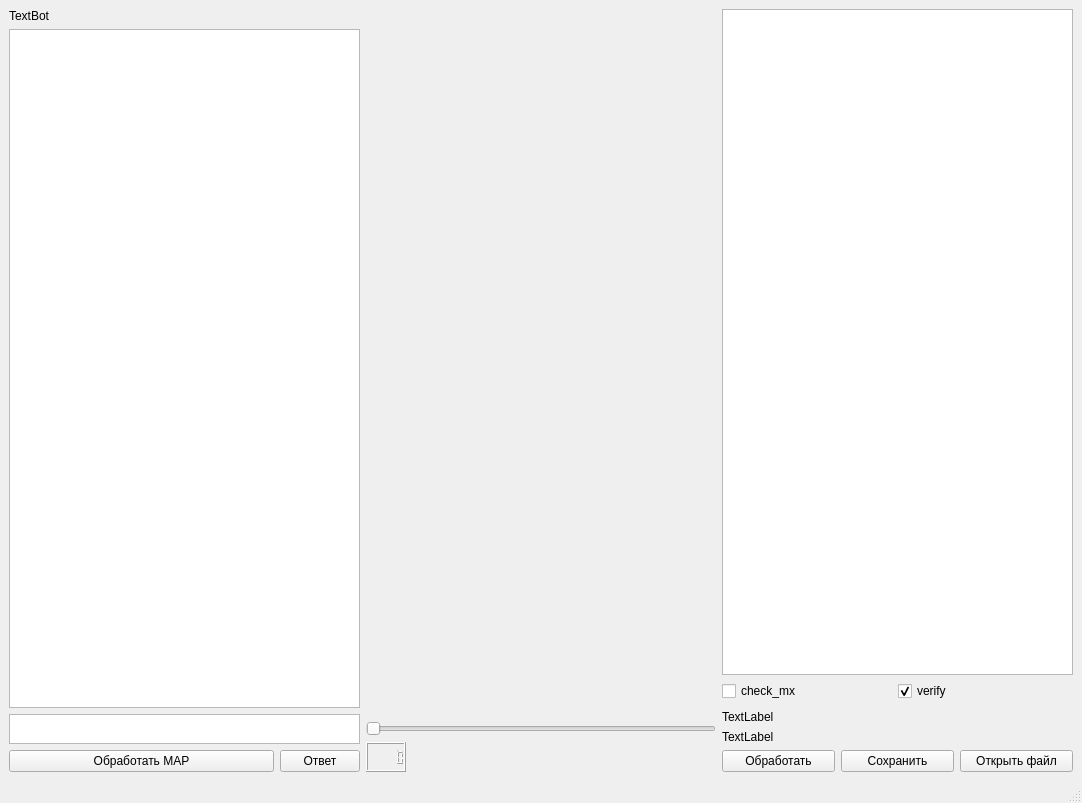
<?xml version="1.0" encoding="UTF-8"?>
<ui version="4.0">
 <class>MainWindow</class>
 <widget class="QMainWindow" name="MainWindow">
  <property name="geometry">
   <rect>
    <x>0</x>
    <y>0</y>
    <width>1082</width>
    <height>803</height>
   </rect>
  </property>
  <property name="windowTitle">
   <string>MainWindow</string>
  </property>
  <widget class="QWidget" name="centralwidget">
   <layout class="QHBoxLayout" name="horizontalLayout">
    <item>
     <layout class="QVBoxLayout" name="verticalLayout">
      <item>
       <widget class="QLabel" name="label">
        <property name="text">
         <string>TextBot</string>
        </property>
       </widget>
      </item>
      <item>
       <widget class="QTextEdit" name="Main_text_window"/>
      </item>
      <item>
       <widget class="QTextEdit" name="input_text_line">
        <property name="sizePolicy">
         <sizepolicy hsizetype="Minimum" vsizetype="Expanding">
          <horstretch>0</horstretch>
          <verstretch>0</verstretch>
         </sizepolicy>
        </property>
        <property name="minimumSize">
         <size>
          <width>0</width>
          <height>30</height>
         </size>
        </property>
        <property name="maximumSize">
         <size>
          <width>16777215</width>
          <height>30</height>
         </size>
        </property>
       </widget>
      </item>
      <item>
       <layout class="QHBoxLayout" name="horizontalLayout_2">
        <item>
         <widget class="QPushButton" name="pushButton_map">
          <property name="text">
           <string>Обработать MAP</string>
          </property>
         </widget>
        </item>
        <item>
         <widget class="QPushButton" name="pushButton">
          <property name="sizePolicy">
           <sizepolicy hsizetype="Minimum" vsizetype="Minimum">
            <horstretch>0</horstretch>
            <verstretch>0</verstretch>
           </sizepolicy>
          </property>
          <property name="minimumSize">
           <size>
            <width>80</width>
            <height>0</height>
           </size>
          </property>
          <property name="maximumSize">
           <size>
            <width>80</width>
            <height>16777215</height>
           </size>
          </property>
          <property name="text">
           <string>Ответ</string>
          </property>
         </widget>
        </item>
       </layout>
      </item>
     </layout>
    </item>
    <item>
     <layout class="QVBoxLayout" name="verticalLayout_2">
      <item>
       <widget class="QWidget" name="widget" native="true"/>
      </item>
      <item>
       <widget class="QSlider" name="horizontalSlider">
        <property name="orientation">
         <enum>Qt::Horizontal</enum>
        </property>
       </widget>
      </item>
      <item>
       <widget class="QLCDNumber" name="lcdNumber">
        <property name="minimumSize">
         <size>
          <width>0</width>
          <height>30</height>
         </size>
        </property>
        <property name="maximumSize">
         <size>
          <width>40</width>
          <height>30</height>
         </size>
        </property>
       </widget>
      </item>
     </layout>
    </item>
    <item>
     <layout class="QVBoxLayout" name="verticalLayout_3">
      <item>
       <widget class="QTableView" name="tableView">
        <property name="mouseTracking">
         <bool>true</bool>
        </property>
        <property name="tabletTracking">
         <bool>true</bool>
        </property>
        <property name="acceptDrops">
         <bool>true</bool>
        </property>
       </widget>
      </item>
      <item>
       <layout class="QHBoxLayout" name="horizontalLayout_4">
        <property name="rightMargin">
         <number>6</number>
        </property>
        <property name="bottomMargin">
         <number>3</number>
        </property>
        <item>
         <widget class="QCheckBox" name="checkBox_check_mx">
          <property name="text">
           <string>check_mx</string>
          </property>
         </widget>
        </item>
        <item>
         <widget class="QCheckBox" name="checkBox_verify">
          <property name="text">
           <string>verify</string>
          </property>
          <property name="checked">
           <bool>true</bool>
          </property>
         </widget>
        </item>
       </layout>
      </item>
      <item>
       <widget class="QLabel" name="label_state">
        <property name="text">
         <string>TextLabel</string>
        </property>
       </widget>
      </item>
      <item>
       <widget class="QLabel" name="label_path_openfile">
        <property name="text">
         <string>TextLabel</string>
        </property>
       </widget>
      </item>
      <item>
       <layout class="QHBoxLayout" name="horizontalLayout_3">
        <item>
         <widget class="QPushButton" name="pushButton_update">
          <property name="text">
           <string>Обработать</string>
          </property>
         </widget>
        </item>
        <item>
         <widget class="QPushButton" name="pushButton_save">
          <property name="text">
           <string>Сохранить</string>
          </property>
         </widget>
        </item>
        <item>
         <widget class="QPushButton" name="BtnOpenFile">
          <property name="maximumSize">
           <size>
            <width>16777215</width>
            <height>16777215</height>
           </size>
          </property>
          <property name="text">
           <string>Открыть файл</string>
          </property>
         </widget>
        </item>
       </layout>
      </item>
     </layout>
    </item>
   </layout>
  </widget>
  <widget class="QMenuBar" name="menubar">
   <property name="geometry">
    <rect>
     <x>0</x>
     <y>0</y>
     <width>1082</width>
     <height>21</height>
    </rect>
   </property>
  </widget>
  <widget class="QStatusBar" name="statusbar"/>
 </widget>
 <resources/>
 <connections/>
</ui>
